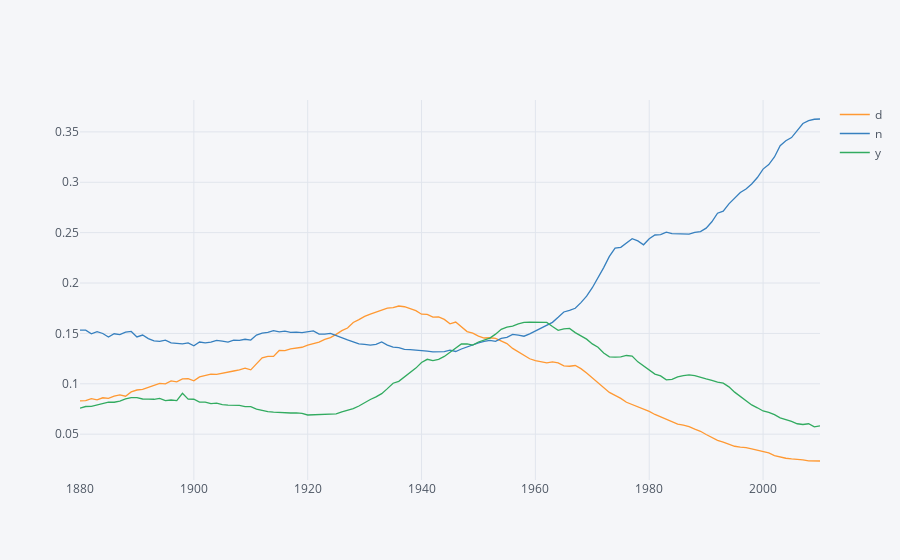

Notebook cell for this chart:
### Code cell
dny_ts.iplot(kind='lines', theme='pearl')

### Figure 1 — Plotly figure (JSON) as saved in the notebook; plotly's stock layout.template omitted (floating-point values rounded to 4 significant figures; data arrays with more than 128 entries replaced by an {"elided": "..."} marker saying what was removed)
{"data": [{"line": {"color": "rgba(255, 153, 51, 1.0)", "dash": "solid", "shape": "linear", "width": 1.3}, "mode": "lines", "name": "d", "text": "", "type": "scatter", "x": {"elided": "131 int values"}, "y": {"elided": "131 float values"}}, {"line": {"color": "rgba(55, 128, 191, 1.0)", "dash": "solid", "shape": "linear", "width": 1.3}, "mode": "lines", "name": "n", "text": "", "type": "scatter", "x": {"elided": "131 int values"}, "y": {"elided": "131 float values"}}, {"line": {"color": "rgba(50, 171, 96, 1.0)", "dash": "solid", "shape": "linear", "width": 1.3}, "mode": "lines", "name": "y", "text": "", "type": "scatter", "x": {"elided": "131 int values"}, "y": {"elided": "131 float values"}}], "layout": {"autosize": true, "legend": {"bgcolor": "#F5F6F9", "font": {"color": "#4D5663"}}, "paper_bgcolor": "#F5F6F9", "plot_bgcolor": "#F5F6F9", "title": {"font": {"color": "#4D5663"}}, "xaxis": {"autorange": true, "gridcolor": "#E1E5ED", "range": [1880, 2010], "showgrid": true, "tickfont": {"color": "#4D5663"}, "title": {"font": {"color": "#4D5663"}, "text": ""}, "type": "linear", "zerolinecolor": "#E1E5ED"}, "yaxis": {"autorange": true, "gridcolor": "#E1E5ED", "range": [0.004533, 0.3816], "showgrid": true, "tickfont": {"color": "#4D5663"}, "title": {"font": {"color": "#4D5663"}, "text": ""}, "type": "linear", "zerolinecolor": "#E1E5ED"}}}
